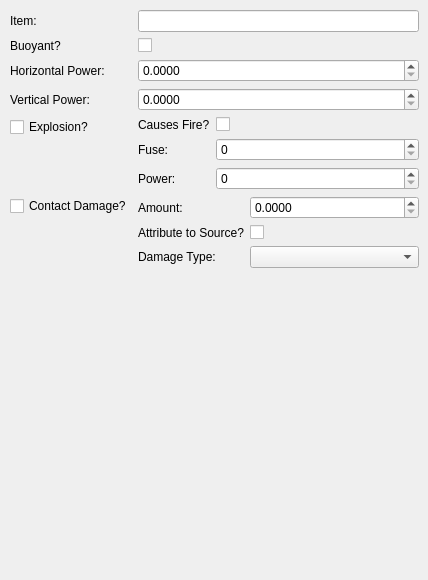
      <widget class="QWidget" name="archetypeEditor">
       <widget class="QWidget" name="formLayoutWidget_4">
        <property name="geometry">
         <rect>
          <x>10</x>
          <y>10</y>
          <width>409</width>
          <height>561</height>
         </rect>
        </property>
        <layout class="QFormLayout" name="formLayout_12">
         <item row="0" column="0">
          <widget class="QLabel" name="label_61">
           <property name="text">
            <string>Item:</string>
           </property>
          </widget>
         </item>
         <item row="0" column="1">
          <widget class="QLineEdit" name="archetypeItem"/>
         </item>
         <item row="1" column="0">
          <widget class="QLabel" name="label_62">
           <property name="text">
            <string>Buoyant?</string>
           </property>
          </widget>
         </item>
         <item row="1" column="1">
          <widget class="QCheckBox" name="archetypeBuoyant">
           <property name="text">
            <string/>
           </property>
          </widget>
         </item>
         <item row="2" column="0">
          <widget class="QLabel" name="label_63">
           <property name="text">
            <string>Horizontal Power:</string>
           </property>
          </widget>
         </item>
         <item row="2" column="1">
          <widget class="QDoubleSpinBox" name="archetypeHorizontalPower">
           <property name="decimals">
            <number>4</number>
           </property>
          </widget>
         </item>
         <item row="3" column="0">
          <widget class="QLabel" name="label_64">
           <property name="text">
            <string>Vertical Power:</string>
           </property>
          </widget>
         </item>
         <item row="3" column="1">
          <widget class="QDoubleSpinBox" name="archetypeVerticalPower">
           <property name="decimals">
            <number>4</number>
           </property>
          </widget>
         </item>
         <item row="4" column="0">
          <widget class="QCheckBox" name="archetypeExplosion">
           <property name="text">
            <string>Explosion?</string>
           </property>
          </widget>
         </item>
         <item row="4" column="1">
          <layout class="QFormLayout" name="formLayout_13">
           <item row="0" column="0">
            <widget class="QLabel" name="archetypeCausesFire">
             <property name="text">
              <string>Causes Fire?</string>
             </property>
            </widget>
           </item>
           <item row="0" column="1">
            <widget class="QCheckBox" name="checkBox_3">
             <property name="text">
              <string/>
             </property>
            </widget>
           </item>
           <item row="1" column="0">
            <widget class="QLabel" name="label_66">
             <property name="text">
              <string>Fuse:</string>
             </property>
            </widget>
           </item>
           <item row="1" column="1">
            <widget class="QSpinBox" name="archetypeFuse"/>
           </item>
           <item row="2" column="0">
            <widget class="QLabel" name="label_67">
             <property name="text">
              <string>Power:</string>
             </property>
            </widget>
           </item>
           <item row="2" column="1">
            <widget class="QSpinBox" name="archetypePower"/>
           </item>
          </layout>
         </item>
         <item row="5" column="0">
          <widget class="QCheckBox" name="archetypeContactDamage">
           <property name="text">
            <string>Contact Damage?</string>
           </property>
          </widget>
         </item>
         <item row="5" column="1">
          <layout class="QFormLayout" name="formLayout_14">
           <item row="0" column="0">
            <widget class="QLabel" name="label_68">
             <property name="text">
              <string>Amount:</string>
             </property>
            </widget>
           </item>
           <item row="1" column="0">
            <widget class="QLabel" name="label_69">
             <property name="text">
              <string>Attribute to Source?</string>
             </property>
            </widget>
           </item>
           <item row="2" column="0">
            <widget class="QLabel" name="label_70">
             <property name="text">
              <string>Damage Type:</string>
             </property>
            </widget>
           </item>
           <item row="0" column="1">
            <widget class="QDoubleSpinBox" name="archetypeAmount">
             <property name="decimals">
              <number>4</number>
             </property>
            </widget>
           </item>
           <item row="1" column="1">
            <widget class="QCheckBox" name="archetypeAttributeToSource">
             <property name="text">
              <string/>
             </property>
            </widget>
           </item>
           <item row="2" column="1">
            <widget class="QComboBox" name="archetypeDamgeType"/>
           </item>
          </layout>
         </item>
        </layout>
       </widget>
      </widget>
